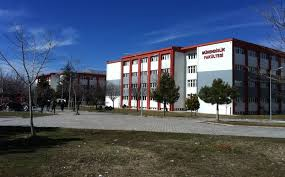
%> input picture 7.Image Processing with MATLAB/Image Processing/faculty.jpg, 285 x 177 px
$ octave transform.m   (GNU Octave 9; MATLAB toolbox functions it lacks are replaced by stand-ins)
%> lines starting %> are read from the running program, lines starting %| are printed output that depends on the picture
%resmimizi okuduk ve im tipinde bir değişken
%olarak kayıt ettik.
im = imread('faculty.jpg');
%> im is the input picture: size 177x285x3 uint8; mean R, G, B 72.7, 83, 102.8

%flip image left right
imlr = fliplr(im);
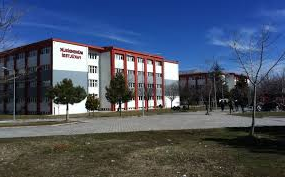
%> imlr: size 177x285x3 uint8; mean R, G, B 72.7, 83, 102.8; mean of the top-left, top-right, bottom-left and bottom-right quarters 99.8, 100.2, 81.2, 64
figure; imshow(imlr);

%flip image up to down
imud = flipud(im);
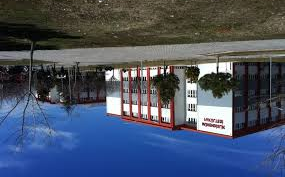
%> imud: size 177x285x3 uint8; mean R, G, B 72.7, 83, 102.8; mean of the top-left, top-right, bottom-left and bottom-right quarters 63.8, 81.5, 99.7, 99.4
figure; imshow(imud);

$ run again, with 7.Image Processing with MATLAB/Image Processing/panda.jpg copied over 7.Image Processing with MATLAB/Image Processing/faculty.jpg
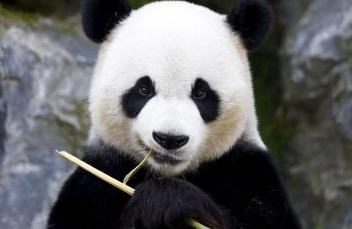
%> input picture 7.Image Processing with MATLAB/Image Processing/panda.jpg, 352 x 229 px
%> im is the input picture: size 229x352x3 uint8; mean R, G, B 101.2, 101.3, 102.6
%> `imlr = fliplr(im);`:
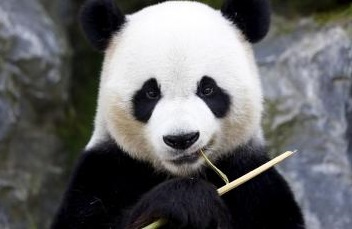
%> imlr: size 229x352x3 uint8; mean R, G, B 101.2, 101.3, 102.6; mean of the top-left, top-right, bottom-left and bottom-right quarters 115.6, 148, 56.3, 87.5
%> `imud = flipud(im);`:
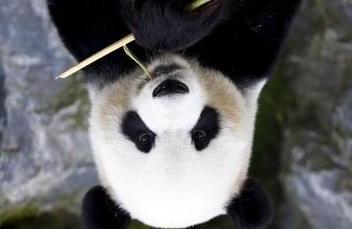
%> imud: size 229x352x3 uint8; mean R, G, B 101.2, 101.3, 102.6; mean of the top-left, top-right, bottom-left and bottom-right quarters 87, 55.9, 148, 115.4
